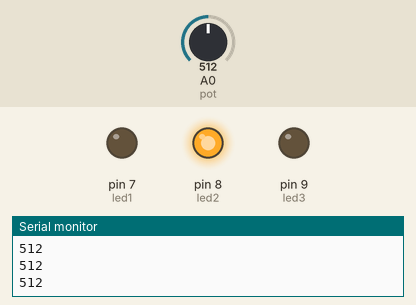
A sketch run on a simulated Arduino Uno, built with avr-gcc and run on an emulated ATmega328P. Shown: output pins drawn as LEDs (lit = HIGH), the last lines printed to the serial monitor. Inputs (shaded band) come from the test bench; at power-on: A0 (pot) = 512.

Above: at 2.2 s.
2.3 s: A0 (pot) set to 687
3.8 s: A0 (pot) set to 712
At 5.2 s:
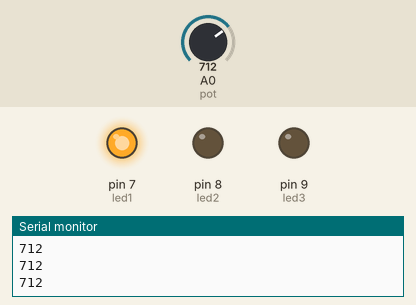
5.5 s: A0 (pot) set to 290
At 6.5 s:
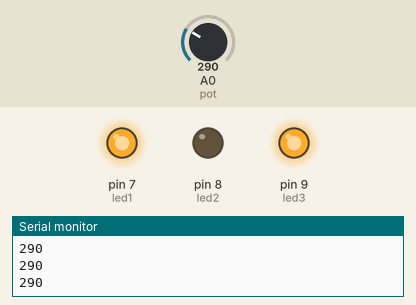
7.0 s: A0 (pot) set to 313
At 7.8 s:
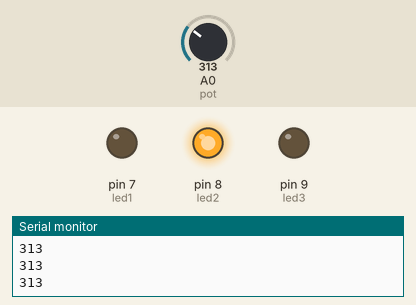
8.5 s: A0 (pot) set to 122
At 9.0 s:
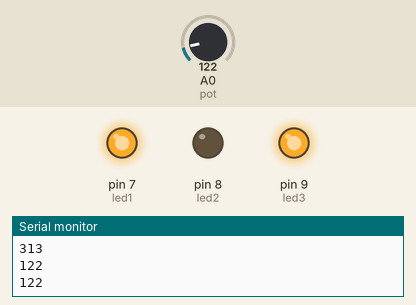
Timing chart, 0 to 11.0 s (numbered marks = the images above; inputs shaded):
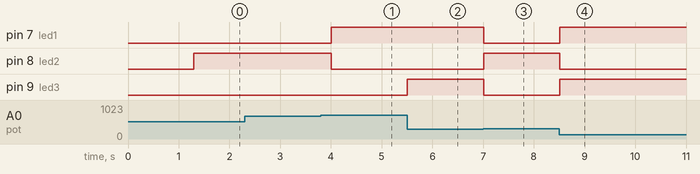

The sketch:

10_else_if.ino
```cpp
const int led1 = 7;
const int led2 = 8;
const int led3 = 9;

const int pot = 0;  //porta do potenciometro


void setup() {
  Serial.begin(9600);//porta serial
  Serial.println("inicializando ...");
  delay(1000);


  pinMode(led1, OUTPUT);//saida
  digitalWrite(led1, LOW);//led inicializa desligado


  pinMode(led2, OUTPUT);//saida
  digitalWrite(led2, LOW);//led inicializa desligado

  pinMode(led3, OUTPUT);//saida
  digitalWrite(led3, LOW);//led inicializa desligado


}

void loop() {

	Serial.println(analogRead(pot));
 	delay(300);

  if(analogRead(pot) > 700){
     digitalWrite(led1, HIGH);// led liga
     digitalWrite(led2, LOW);//led  desligado
     digitalWrite(led3, LOW);//led  desligado
  }


  else if(analogRead(pot) <= 700  && analogRead(pot) >= 300){
      digitalWrite(led2, HIGH);// led liga
      digitalWrite(led3, LOW);//led  desligado
      digitalWrite(led1, LOW);//led  desligado
  }

  else{
     digitalWrite(led3, HIGH);// led liga
     digitalWrite(led1, HIGH);// led liga
     digitalWrite(led2, LOW); // desliga led
  }


}
```

Measured:
- the behaviour switches between 700 and 701 on A0 (pot) (found by bisection; images 0 and 1)
- the behaviour switches between 299 and 300 on A0 (pot) (found by bisection; images 2 and 3)
- after the input at 3.8 s, pin 7 (led1): LOW → HIGH after 0.21 s; pin 8 (led2): HIGH → LOW after 0.21 s
- after the input at 5.5 s, pin 9 (led3): LOW → HIGH at once
- after the input at 7.0 s, pin 7 (led1), pin 9 (led3): HIGH → LOW at once; pin 8 (led2): LOW → HIGH at once
- after the input at 8.5 s, pin 7 (led1), pin 9 (led3): LOW → HIGH at once; pin 8 (led2): HIGH → LOW at once
